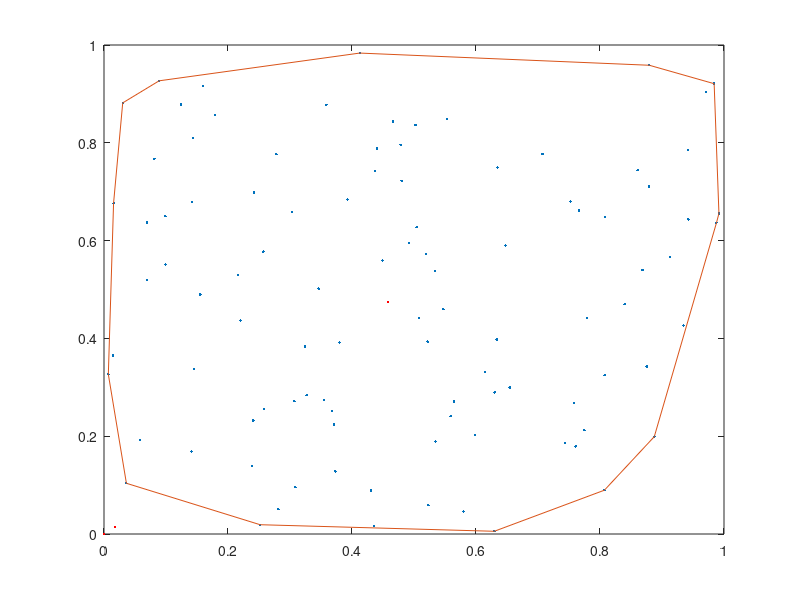

Write the MATLAB code that produced this figure.
% Main execution file

% For the moment, all of the code will be in this file

n_points = 100;

% TODO: load data from a file
points_x = rand(n_points, 1);
points_y = rand(n_points, 1);

% K-means algorithm

k = 3; % number of clusters
max_iter = 10; % rounds to run algorithm

% choose centroids to be actual points
start_points = randsample(1:n_points, k);

centroids_x = points_x(start_points);
centroids_y = points_y(start_points);

for i = 1:max_iter
    % Calculate distance to each point
    distances = zeros(k, n_points);
    
    for centroid_index = 1:k
        for point_index = 1:n_points
            % TODO: make this line readable
            distances(centroid_index, point_index) = sqrt((centroids_x(centroid_index) - points_x(point_index))^2 + (centroids_y(centroid_index) - points_y(point_index))^2);
        end
    end
       
    % Assign points to their closest centroid
    centroid_assignment = zeros(n_points, 1);
    
    for point_index = 1:n_points
        [~, centroid_index] = max(distances(:, point_index));
        
        centroid_assignment(point_index) = centroid_index;
    end
    
    % Calculate new centroid positions by averaging assigned points
    total_x = zeros(k, 1);
    total_y = zeros(k, 1);
    
    for point_index = 1:n_points
        centroid_index = centroid_assignment(point_index);
        
        total_x(centroid_index) = total_x(centroid_index) + points_x(point_index);
        total_y(centroid_index) = total_y(centroid_index) + points_y(point_index);
    end
    
    centroids_x = total_x / n_points;
    centroids_y = total_y / n_points;
    
end

%

convhull_indexes = convhull(points_x, points_y);

plot(points_x, points_y, '.')

hold on

plot(points_x(convhull_indexes), points_y(convhull_indexes))
plot(centroids_x, centroids_y, 'r.')

hold off
